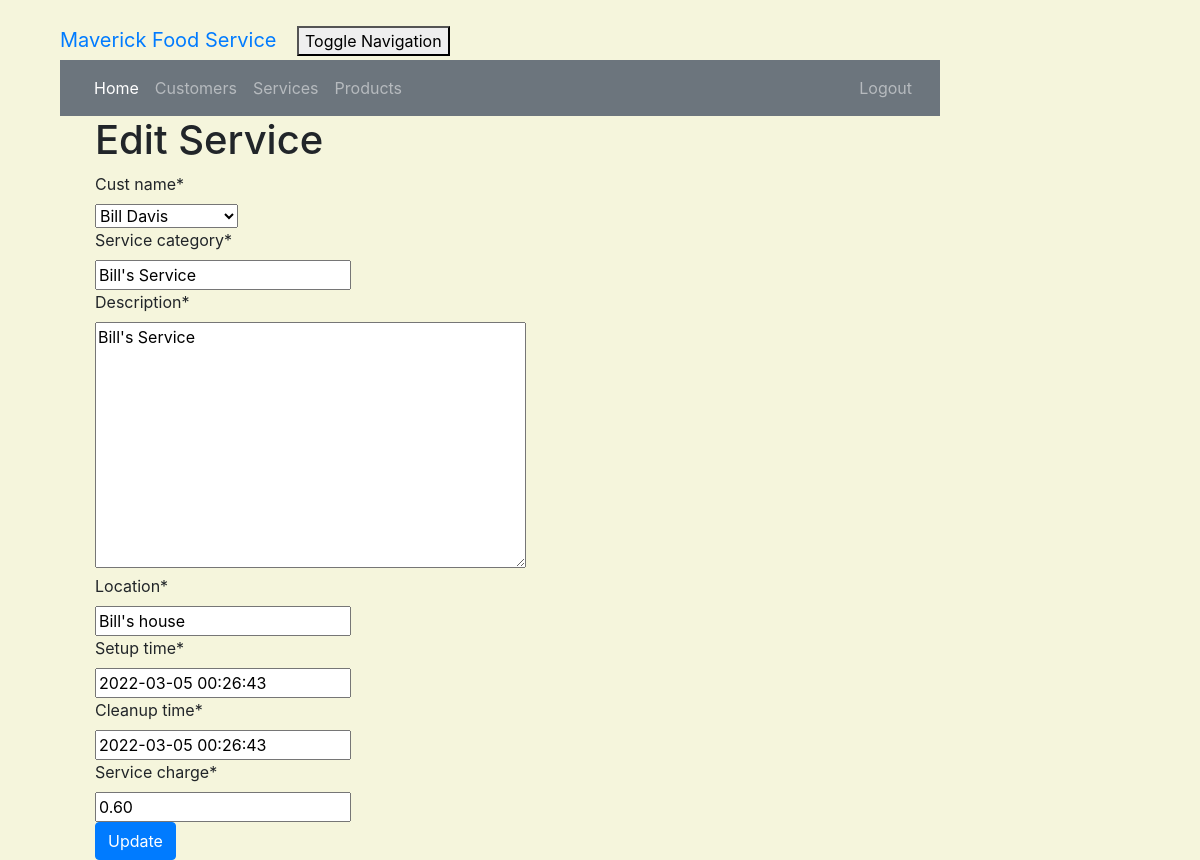
Screenshot of /service/2/edit/ (signed in) with the database file from the repository.
### crm/models.py (models this page shows, shortened)
class Customer(models.Model):
    cust_name = models.CharField(max_length=50)
    email = models.EmailField(max_length=100)
    phone = models.CharField(max_length=20)
    bldgroom = models.CharField(max_length=100)
    address = models.CharField(max_length=200)
    city = models.CharField(max_length=50)
    state = models.CharField(max_length=50)
    zipcode = models.CharField(max_length=10)
    organization = models.CharField(max_length=100)
    role = models.CharField(max_length=100)
    def __str__ (self):
        return self.cust_name

class Service(models.Model):
    cust_name = models.ForeignKey(Customer, on_delete=models.CASCADE, related_name='services')
    service_category = models.CharField(max_length=100)
    description = models.TextField()
    location = models.CharField(max_length=200)
    setup_time = models.DateTimeField(
        default=timezone.now)
    cleanup_time = models.DateTimeField(
        default=timezone.now)
    service_charge = models.DecimalField(max_digits=10, decimal_places=2)
    created_date = models.DateTimeField(
        default=timezone.now)
    updated_date = models.DateTimeField(auto_now_add=True)

### crm/views.py (the view)
# urls.py: path('service/<int:pk>/edit/', views.service_edit, name='service_edit'),
@login_required
def service_edit(request, pk):
    service = get_object_or_404(Service, pk=pk)
    if request.method == "POST":
        form = ServiceForm(request.POST, instance=service)
        if form.is_valid():
            service = form.save(commit=False)
            service.updated_date = timezone.now()
            service.save()
            service = Service.objects.filter()
            return render(request, 'crm/service_list.html',
                          {'services': service})
    else:
        form = ServiceForm(instance=service)
    return render(request, 'crm/service_edit.html', {'form': form})

### crm/forms.py
class ServiceForm(forms.ModelForm):
    class Meta:
        model = Service
        fields = ('cust_name', 'service_category', 'description', 'location', 'setup_time', 'cleanup_time',
                  'service_charge')

### crm/templates/crm/service_edit.html (shortened to what this page needs)
<!DOCTYPE html>
<html lang="en">
{% extends 'crm/base.html' %}
{% load crispy_forms_tags %}
{% block content %}
    <h1>Edit Service</h1>
    <form method="POST" class="service-form">{% csrf_token %}
        {{ form|crispy }}
        <button type="submit" class="btn btn-primary">Update</button>
    </form>
{% endblock %}

### crm/static/css/portfolio.css (style rules this page uses)
body { padding-left: 45px; padding-right: 45px; padding-top: 20px; }

### crm/templates/crm/service_edit.html (style rules this page uses)
body { background-color: beige; }

### rows the page displays
Customer: cust_name "Bill Davis"
Service: service_category "Bill's Service", description "Bill's Service", location "Bill's house", setup_time "2022-03-05 00:26:43", cleanup_time "2022-03-05 00:26:43", service_charge "0.60"
